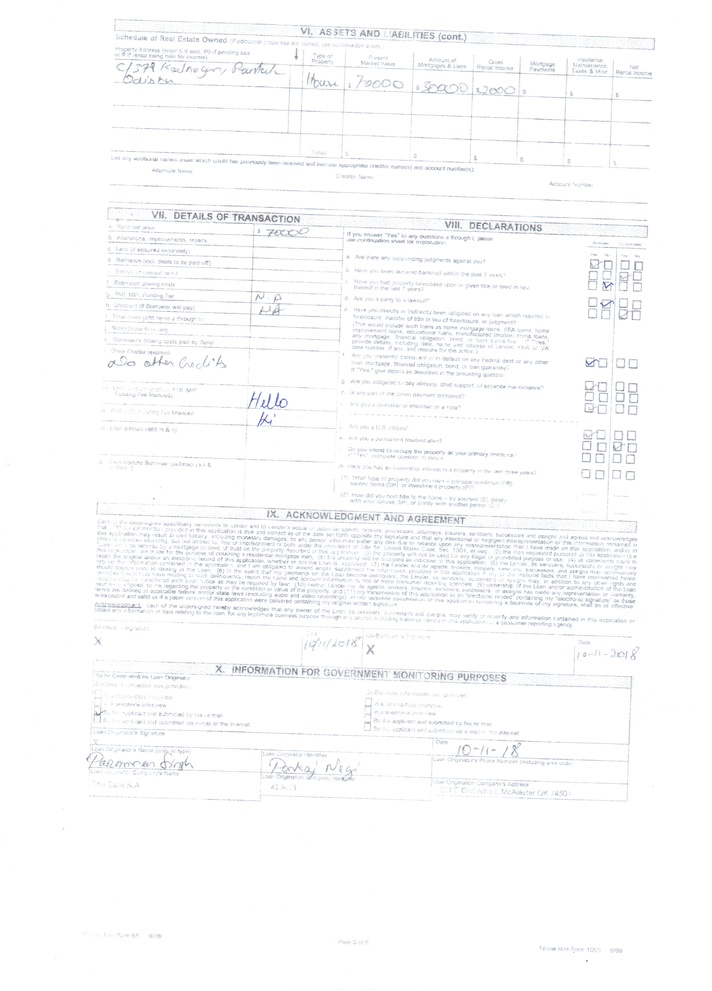
#> input picture Pyimages/Module1/Page3.jpeg, 712 x 991 px, shrunk from 2481 x 3456 before the run
$ python Example1-1.2.py --image ../Page3.jpeg
#> lines starting #> are read from the running program, lines starting #| are printed output that depends on the picture; after the words box and inside, x2 and y2 are one past the last pixel; in counts of white or black regions, pixels touching at a corner belong together
"""
In this lesson we learn about 3 methods
cv2.imshow("<Name of the window that you want to show>",<image array>)
cv2.imread("<Path of the image file")
cv2.wait(0)-->to wait until the user presses a key
image.shape--> Return the size or dimesions of the image (height, width, number of channels)
to get only height and width (h,w)=image.shape[:2}
"""
import argparse
import numpy as np
import cv2

ap=argparse.ArgumentParser()
ap.add_argument("-i","--image",required=True,help="path to the Input image file")
args=vars(ap.parse_args())

# To read the image from the dist we use
#cv2.imread("Location of the file")
image=cv2.imread(args["image"])
#> image is the input picture: shape (991, 712, 3); mean B, G, R 251.4, 250.9, 250.5

#Getting the properties like height width of the image
(h,w)=image.shape[:2]
#> h = 991; w = 712
print("Height ={} : widht =:{}".format(h,w))
#| Height =991 : widht =:712

#Getting the values of the color at a particular location
(b,g,r)=image[0,0]
#> b = 255; g = 255; r = 255
print("The bgr Value ar 0,0 is Blue:{}, Green:{}, red:{}".format(b,g,r))
#| The bgr Value ar 0,0 is Blue:255, Green:255, red:255

#changing the pixel value at the particular location
image[0,0]=(255,0,255)
#> image: shape (991, 712, 3); under 0.01% of pixels changed, all inside (x1, y1, x2, y2) = (0, 0, 1, 1)
(b,g,r)=image[0,0]
#> g = 0
print("The bgr Value ar 0,0 is Blue:{}, Green:{}, red:{}".format(b,g,r))
#| The bgr Value ar 0,0 is Blue:255, Green:0, red:255

#Getting the part of the image using the umpy array slicing
#image[<Ystart:Yend>,<Xstart:xend>]
#getting the center location of the image
(cX, cY)=(w//2,h//2)
#> cX = 356; cY = 495
tl=image[0:cY,0:cX]
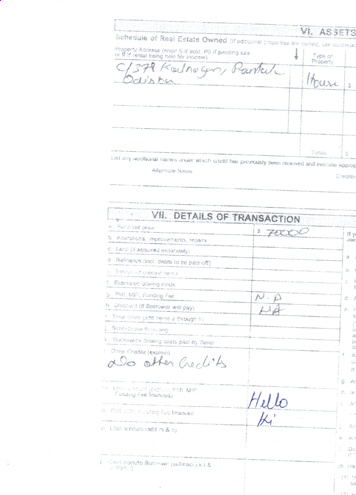
#> tl: shape (495, 356, 3); mean B, G, R 251.5, 251, 250.7
#displaying on ly the top left corner of the image
cv2.imshow("Top Left Corner",tl)
cv2.waitKey(0)
tr=image[0:cY,cX:w]
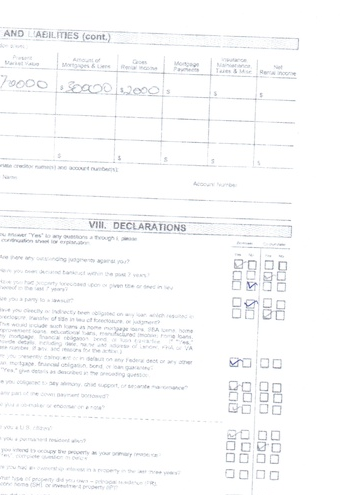
#> tr: shape (495, 356, 3); mean B, G, R 250.6, 250, 249.6
br=image[cY:h,cX:w]
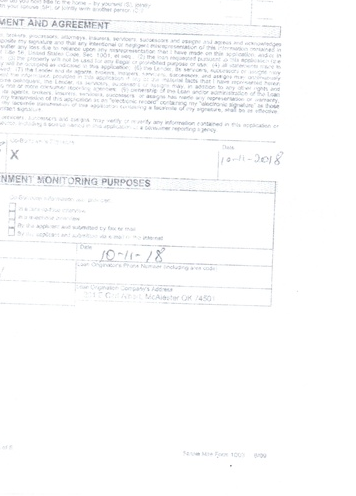
#> br: shape (496, 356, 3); mean B, G, R 251.7, 251.1, 250.8
bl=image[cY:h,0:cX]
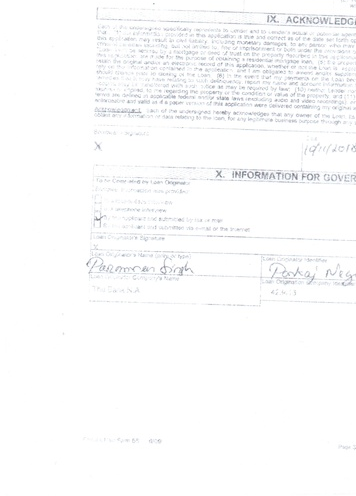
#> bl: shape (496, 356, 3); mean B, G, R 251.8, 251.3, 251
cv2.imshow("top righ corner", tr)
cv2.waitKey(0)
cv2.imshow("Bottom left",bl)
cv2.waitKey(0)
cv2.imshow("Bottom Right",br)
cv2.waitKey(0)
#let us make the entire top right corner green
image[0:cY,cX:w]=(0,255,0)
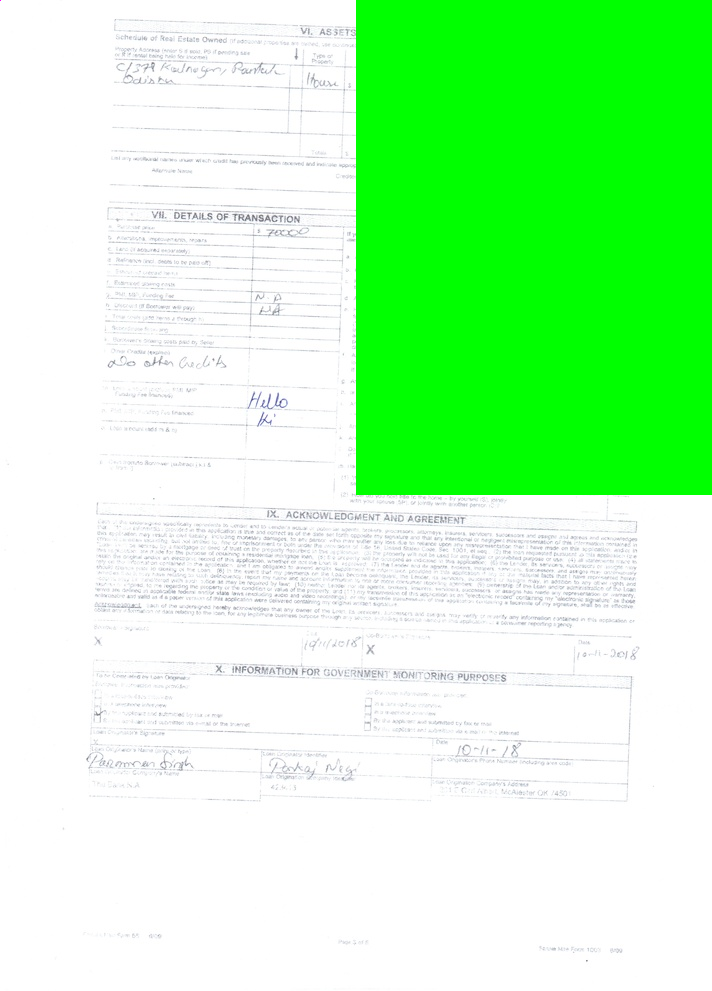
#> image: shape (991, 712, 3); mean B, G, R 188.8, 252.1, 188.2
cv2.imshow("Made Top Right Corner green",image)
cv2.waitKey(0)
